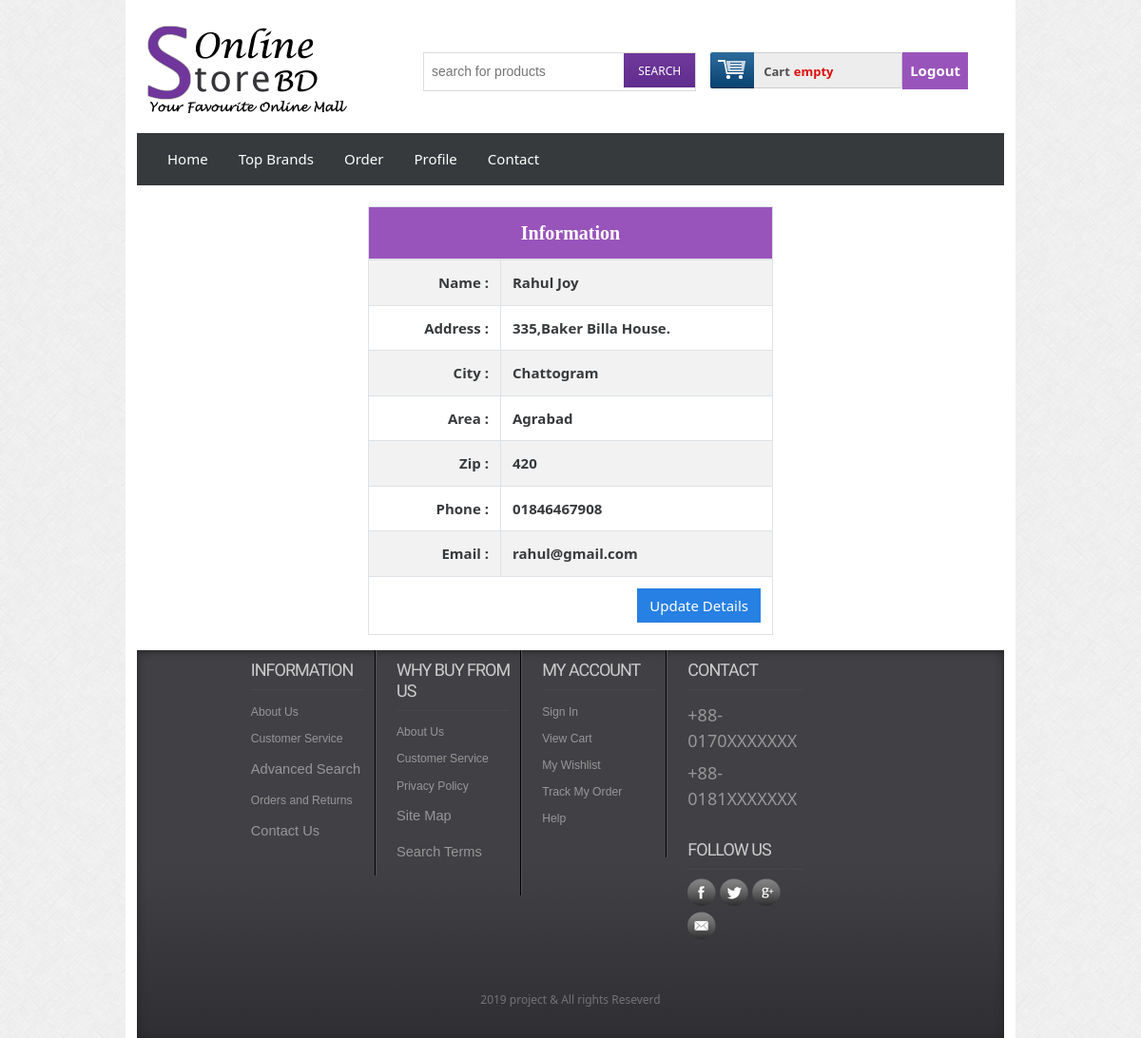
The app's page /shop/profile.php (signed in) with its own data.
### tables this page shows
CREATE TABLE `tbl_customer` (
  `c_id` int(11) NOT NULL,
  `c_name` varchar(255) NOT NULL,
  `c_address` text NOT NULL,
  `c_city` varchar(30) NOT NULL,
  `c_area` varchar(30) NOT NULL,
  `c_zip` varchar(30) NOT NULL,
  `c_phone` varchar(30) NOT NULL,
  `c_email` varchar(255) NOT NULL,
  `c_pass` varchar(32) NOT NULL,
  `c_status` int(11) NOT NULL DEFAULT '0'
);

CREATE TABLE `tbl_city` (
  `city_id` int(11) NOT NULL,
  `city_name` varchar(100) NOT NULL
);

CREATE TABLE `tbl_area` (
  `area_id` int(11) NOT NULL,
  `area_name` varchar(100) NOT NULL,
  `city` varchar(11) NOT NULL
);

### shop/classes/Customer.php (called while the page is built, shortened)
<?php
$filepath = realpath(dirname(__FILE__));
include_once ($filepath . '/../lib/Database.php');
?>
<?php
class Customer {
    private $db;
    public function __construct() {
        $this->db = new Database();
    }
    public function customerData($id){
        $query = "SELECT cust.*,c.city_name,a.area_name
                  FROM tbl_customer as cust,tbl_city as c,tbl_area as a
                  WHERE cust.c_city = c.city_id AND cust.c_area = a.area_id
                  AND c_id = '$id'";
        $result = $this->db->select($query);
        return $result;
    }
}

### shop/lib/Database.php (called while the page is built, shortened)
<?php
Class Database {
    public $host = DB_HOST;
    public $user = DB_USER;
    public $pass = DB_PASS;
    public $dbname = DB_NAME;
    public $link;
    private function connectDB() {
        $this->link = new mysqli($this->host, $this->user, $this->pass, $this->dbname);
    }
    public function select($query) {
        $result = $this->link->query($query) or die($this->link->error . __LINE__);
        if ($result->num_rows>0) {
            return $result;
        } else {
            return false;
        }
    }
}

### shop/lib/Session.php (called while the page is built, shortened)
<?php
class Session {
    public static function get($key) {
        if (isset($_SESSION[$key])) {
            return $_SESSION[$key];
        } else {
            return false;
        }
    }
}
?>

### shop/profile.php (the view, shortened to what this page needs)
<?php include 'inc/header.php' ;
?>
<div class="main">
    <div class="container">
        <div class="row">
            <div class="col-md-6 offset-md-3">
                <?php
                    $id = Session::get("customerId");
                    $getCustomerData = $cmr->customerData($id);
                    if($getCustomerData){
                        while ($result = $getCustomerData->fetch_assoc()){
                ?>
                <br>
            <table class="table table-striped table-condensed table-bordered">
                                    <thead>
                                        <tr class="btn-info text-center">
                                            <td colspan="2"><span style="font-family: cursive;font-weight: bold; font-size: 20px;">Information</span></td>
                                        </tr>
                                    </thead>
                                    <tbody>
                                        <tr>
                                            <td class="text-right"><b>Name :</b></td>
                                            <td><b><?php echo $result['c_name'];?></b></td>
                                        </tr>
                                        <tr>
                                            <td class="text-right"><b>Address :</b></td>
                                            <td><b><?php echo $result['c_address'];?></b></td>
                                        </tr>
                                        <tr>
                                            <td class="text-right"><b>City :</b></td>
                                            <td><b><?php echo $result['city_name'];?></b></td>
                                        </tr>
                                          <tr>
                                            <td class="text-right"><b>Area :</b></td>
                                            <td><b><?php echo $result['area_name'];?></b></td>
                                        </tr>
                                        <tr>
                                            <td class="text-right"><b>Zip :</b></td>
                                            <td><b><?php echo $result['c_zip'];?></b></td>
                                        </tr>
                                        <tr>
                                            <td class="text-right"><b>Phone :</b></td>
                                            <td><b><?php echo $result['c_phone'];?></b></td>
                                        </tr>
                                        <tr>
                                            <td class="text-right"><b>Email :</b></td>
                                            <td><b><?php echo $result['c_email'];?></b></td>
                                        </tr>
                                        <tr>
                                            <td colspan="2" class="text-right"><a class="btn btn-primary" href="editProfile.php">Update Details</a></td>
                                        </tr>
                                    </tbody>
                                </table>
                    <?php } } ?>
            </div>
        </div>
    </div>
</div>
<?php include 'inc/footer.php' ;
?>

### shop/css/style.css (style rules this page uses)
html,body,div,span,applet,object,iframe,h1,h2,h3,h4,h5,h6,p,blockquote,pre,a,abbr,acronym,address,big,cite,code,del,dfn,em,img,ins,kbd,q,s,samp,small,strike,strong,sub,sup,tt,var,b,u,i,dl,dt,dd,ol,nav ul,nav li,fieldset,form,label,legend,table,caption,tbody,tfoot,thead,tr,th,td,article,aside,canvas,details,embed,figure,figcaption,footer,header,hgroup,menu,nav,output,ruby,section,summary,time,mark,audio,video { margin:0;padding:0;border:0;font-size:100%;font:inherit;vertical-align:baseline; }
table { border-collapse:collapse;border-spacing:0; }
a { text-decoration:none; }
body { font-family:Arial, Helvetica, sans-serif; background:url(../images/body_bg3.jpg); }

### records on screen
tbl_customer: c_name "Rahul Joy", c_address "335,Baker Billa House.", tbl_city.city_name "Chattogram", tbl_area.area_name "Agrabad", c_zip "420", c_phone "01846467908", c_email "rahul@gmail.com"
